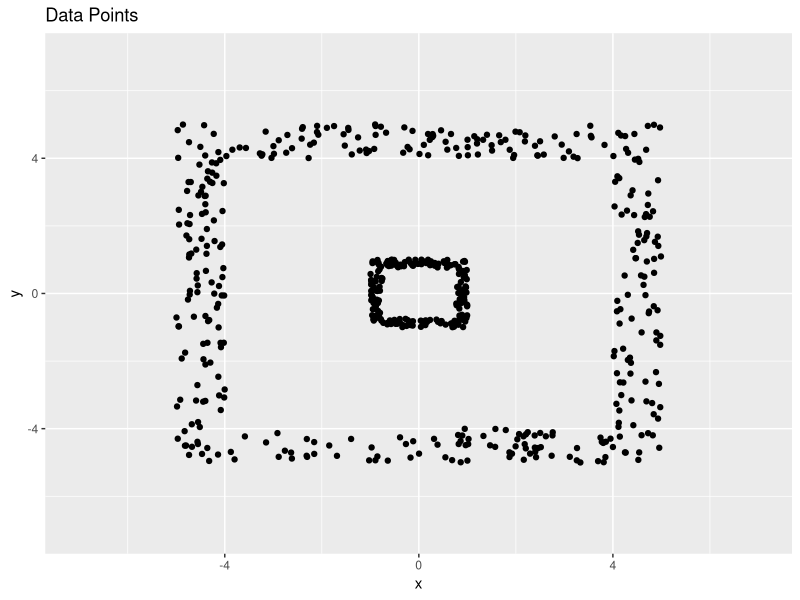

This chart was generated by the following R code:
# This script conducts various types of clustering on generated data.

# LOAD LIBRARIES --------------------------------------------------------------------
# This section loads necessary libraries.
library(data.table)
library(ggplot2)

# GENERATE DATA -----------------------------------------------------------
# This section generates the data that will be clustered.

  # Create small and large squares of data.
  small_rectangle = data.table(x = runif(500, 
                                         min = -1, 
                                         max = 1), 
                               y = runif(500, 
                                         min = -1, 
                                         max = 1))
  large_rectangle = data.table(x = runif(1000, 
                                         min = -5, 
                                         max = 5), 
                               y = runif(1000, 
                                         min = -5, 
                                         max = 5))
  
  # Remove most of the points in the interior of the rectangles.
  # The remaining points will be around the borders.
  small_rectangle = small_rectangle[abs(x) > 0.75 | abs(y) > 0.75]
  large_rectangle = large_rectangle[abs(x) > 4 | abs(y) > 4]
  
  # Plot 'small_rectangle' and 'large_rectangle' data.
  ggplot(data = small_rectangle, 
         aes(x = x, 
             y = y)) + 
    geom_point() + 
    geom_point(data = large_rectangle, 
               aes(x = x, 
                   y = y)) +
    xlim(c(-7, 7)) + 
    ylim(c(-7, 7)) + 
    ggtitle('Data Points') + 
    xlab('x') + 
    ylab('y')

# KMEANS CLUSTERING -------------------------------------------------------

# EXPECTATION MAXIMIZATION CLUSTERING -------------------------------------

# SPECTRAL CLUSTERING -----------------------------------------------------

